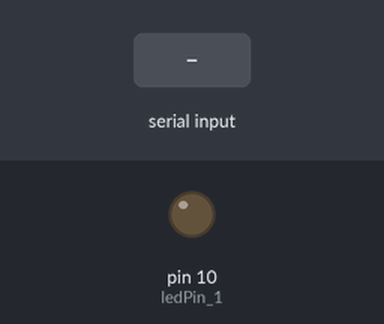
A sketch run on a simulated Arduino Uno, built with avr-gcc and run on an emulated ATmega328P. Shown: output pins drawn as LEDs (lit = HIGH). Inputs (shaded band) come from the test bench.

Above: at 1.2 s.
1.3 s: "E" received over Serial
At 2.5 s:
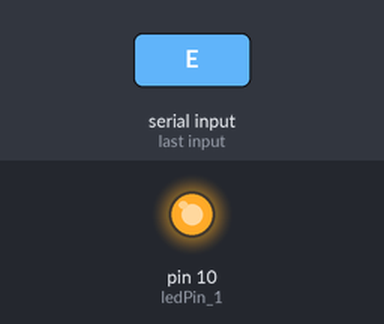
2.8 s: "S" received over Serial
At 3.8 s:
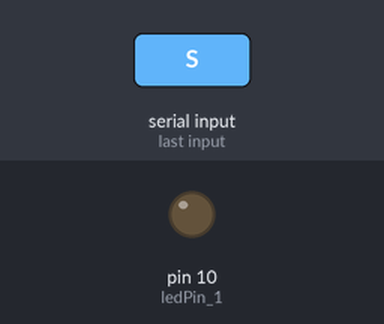
Timing chart, 0 to 5.8 s (numbered marks = the images above; inputs shaded):
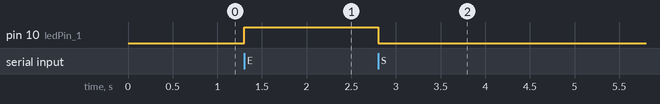

The sketch:

lights.ino
```cpp
const int ledPin_1 = 10;
const int ledPin_2 = 12;

void setup() {
    pinMode(ledPin_1, OUTPUT);
    digitalWrite(ledPin_2, LOW);
    digitalWrite(ledPin_1, LOW);
    Serial.begin(9600);
}

void loop() {
    if (Serial.available() > 0) {
        char receivedChar = Serial.read();
        if (receivedChar == 'S') {
            digitalWrite(ledPin_2, HIGH);
            digitalWrite(ledPin_1, LOW);
        } else if (receivedChar == 'E') {
            digitalWrite(ledPin_2, LOW);
            digitalWrite(ledPin_1, HIGH);
        }
    }
}
```

Measured:
- after the input at 1.3 s, pin 10 (ledPin_1): LOW → HIGH at once
- after the input at 2.8 s, pin 10 (ledPin_1): HIGH → LOW at once
